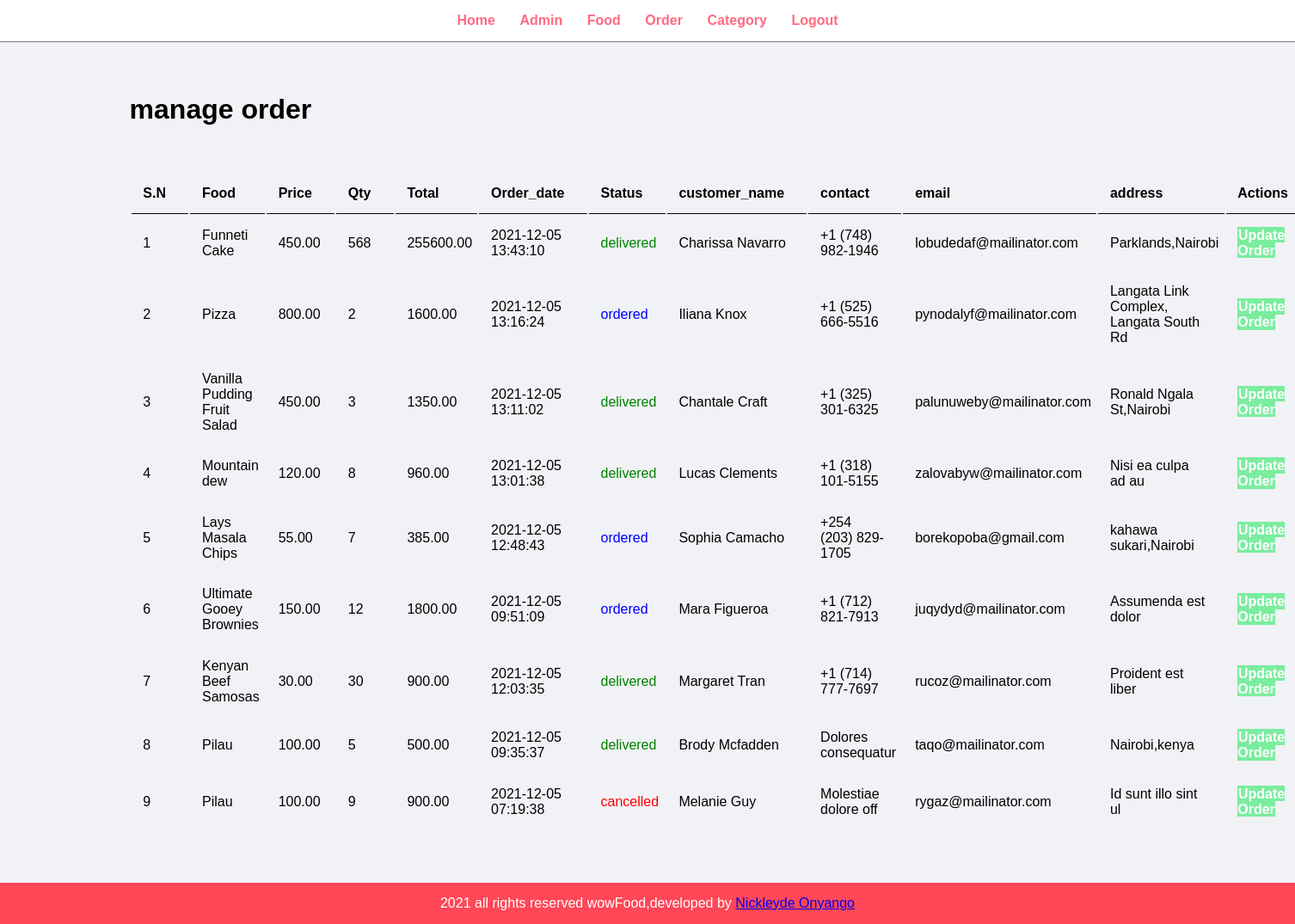
The page /admin/manage-order.php (signed in) on the database its author committed.
### tables this page shows
CREATE TABLE `tbl_order` (
  `id` int(10) UNSIGNED NOT NULL,
  `food` varchar(150) NOT NULL,
  `price` decimal(10,2) NOT NULL,
  `qty` int(11) NOT NULL,
  `total` decimal(10,2) NOT NULL,
  `order_date` timestamp NOT NULL DEFAULT current_timestamp() ON UPDATE current_timestamp(),
  `status` varchar(50) NOT NULL,
  `customer_name` varchar(150) NOT NULL,
  `customer_contact` varchar(20) NOT NULL,
  `customer_email` varchar(150) NOT NULL,
  `customer_address` varchar(255) NOT NULL
);

### admin/manage-order.php (the view, shortened to what this page needs)
<?php
include ("partials/menu.php");
?>
<div class="main-content">
    <div class="wrapper">
        <h1>manage order</h1>
        <br  />  <br  />
      <br>
   <table class="tbl-full">
       <tr>
           <th>S.N</th>
           <th>Food</th>
           <th>Price</th>
           <th>Qty</th>
           <th>Total</th>
           <th>Order_date</th>
           <th>Status</th>
           <th>customer_name</th>
           <th>contact</th>
           <th>email</th>
           <th>address</th>
           <th>Actions</th>
       </tr>
       <?php
       $sql = "SELECT * FROM tbl_order ORDER BY id DESC";
       $res = mysqli_query($conn,$sql);
       $count = mysqli_num_rows($res);
       if($count > 0){
        $sn = 1;
        while($row = mysqli_fetch_assoc($res)){
            $id = $row['id'];
            $food= $row['food'];
            $price = $row['price'];
            $qty = $row['qty'];
            $total = $row['total'];
            $order_date = $row['order_date'];
            $status = $row['status'];
            $customer_name = $row['customer_name'];
            $customer_contact = $row['customer_contact'];
            $customer_email = $row['customer_email'];
            $customer_address = $row['customer_address'];
            ?>
                <tr>
                   <td><?php echo $sn++;?></td>
                   <td><?php echo $food;?></td>
                   <td><?php echo $price;?></td>
                   <td><?php echo $qty;?></td>
                   <td><?php echo $total;?></td>
                   <td><?php echo $order_date;?></td>
                   <td>
                       <?php
                       if($status == "ordered"){
                           echo "<label style='color:blue'>ordered</label>";
                       } else if ($status == "on delivery"){
                           echo "<label style='color:orange'>on delivery</label>";
                       } else if($status == "delivered"){
                           echo "<label style='color:green'>delivered</label>";
                       } else if($status  == "cancel"){
                           echo "<label style='color:red'>cancelled</label>";
                       }
                       ;?>
                    </td>
                   <td><?php echo $customer_name;?></td>
                   <td><?php echo $customer_contact;?></td>
                   <td><?php echo $customer_email;?></td>
                   <td><?php echo $customer_address;?></td>
                   <td><a href="<?php echo SITEURL;?>admin/update-order.php?id=<?php echo $id;?>" class="btn-secondary">Update Order</a></td>
              </tr>
            <?php
        }
       } else {
           echo "<tr> <td colspan='12' class='error'>Food order is not available!</td> </tr>";
       }
       ?>
   </table>
    </div>
</div>
<?php
include ("partials/footer.php");
?>

### css/admin.css (style rules this page uses)
* { margin: 0; padding: 0; font-family: Arial, Helvetica, sans-serif; }
.wrapper { width: 80%; padding: 1%; margin: 0 auto; }
.tbl-full { width: 100%; }
table tr th { border-bottom: 1px solid black; padding: 1%; text-align: left; padding-right: 40px; }
table tr td { padding: 1%; padding-right: 20px; text-align: left; }
.btn-secondary { background-color: #7bed9f; color: #fff; padding: 1%; text-decoration: none; font-weight: bold; }
.main-content { background-color: #f1f2f6; padding: 3% 0; }

### rows shown on the page
tbl_order: food "Funneti Cake", price "450.00", qty "568", total "255600.00", order_date "2021-12-05 13:43:10", status "delivered", customer_name "Charissa Navarro", customer_contact "+1 (748) 982-1946", customer_email "lobudedaf@mailinator.com", customer_address "Parklands,Nairobi"
tbl_order: food "Pizza", price "800.00", qty "2", total "1600.00", order_date "2021-12-05 13:16:24", status "ordered", customer_name "Iliana Knox", customer_contact "+1 (525) 666-5516", customer_email "pynodalyf@mailinator.com", customer_address "Langata Link Complex, Langata South Rd"
tbl_order: food "Vanilla Pudding Fruit Salad", price "450.00", qty "3", total "1350.00", order_date "2021-12-05 13:11:02", status "delivered", customer_name "Chantale Craft", customer_contact "+1 (325) 301-6325", customer_email "palunuweby@mailinator.com", customer_address "Ronald Ngala St,Nairobi"
tbl_order: food "Mountain dew", price "120.00", qty "8", total "960.00", order_date "2021-12-05 13:01:38", status "delivered", customer_name "Lucas Clements", customer_contact "+1 (318) 101-5155", customer_email "zalovabyw@mailinator.com", customer_address "Nisi ea culpa ad au"
tbl_order: food "Lays Masala Chips", price "55.00", qty "7", total "385.00", order_date "2021-12-05 12:48:43", status "ordered", customer_name "Sophia Camacho", customer_contact "+254 (203) 829-1705", customer_email "borekopoba@gmail.com", customer_address "kahawa sukari,Nairobi"
tbl_order: food "Ultimate Gooey Brownies", price "150.00", qty "12", total "1800.00", order_date "2021-12-05 09:51:09", status "ordered", customer_name "Mara Figueroa", customer_contact "+1 (712) 821-7913", customer_email "juqydyd@mailinator.com", customer_address "Assumenda est dolor"
tbl_order: food "Kenyan Beef Samosas", price "30.00", qty "30", total "900.00", order_date "2021-12-05 12:03:35", status "delivered", customer_name "Margaret Tran", customer_contact "+1 (714) 777-7697", customer_email "rucoz@mailinator.com", customer_address "Proident est liber"
tbl_order: food "Pilau", price "100.00", qty "5", total "500.00", order_date "2021-12-05 09:35:37", status "delivered", customer_name "Brody Mcfadden", customer_contact "Dolores consequatur", customer_email "taqo@mailinator.com", customer_address "Nairobi,kenya"
tbl_order: food "Pilau", price "100.00", qty "9", total "900.00", order_date "2021-12-05 07:19:38", status "cancelled", customer_name "Melanie Guy", customer_contact "Molestiae dolore off", customer_email "rygaz@mailinator.com", customer_address "Id sunt illo sint ul"
